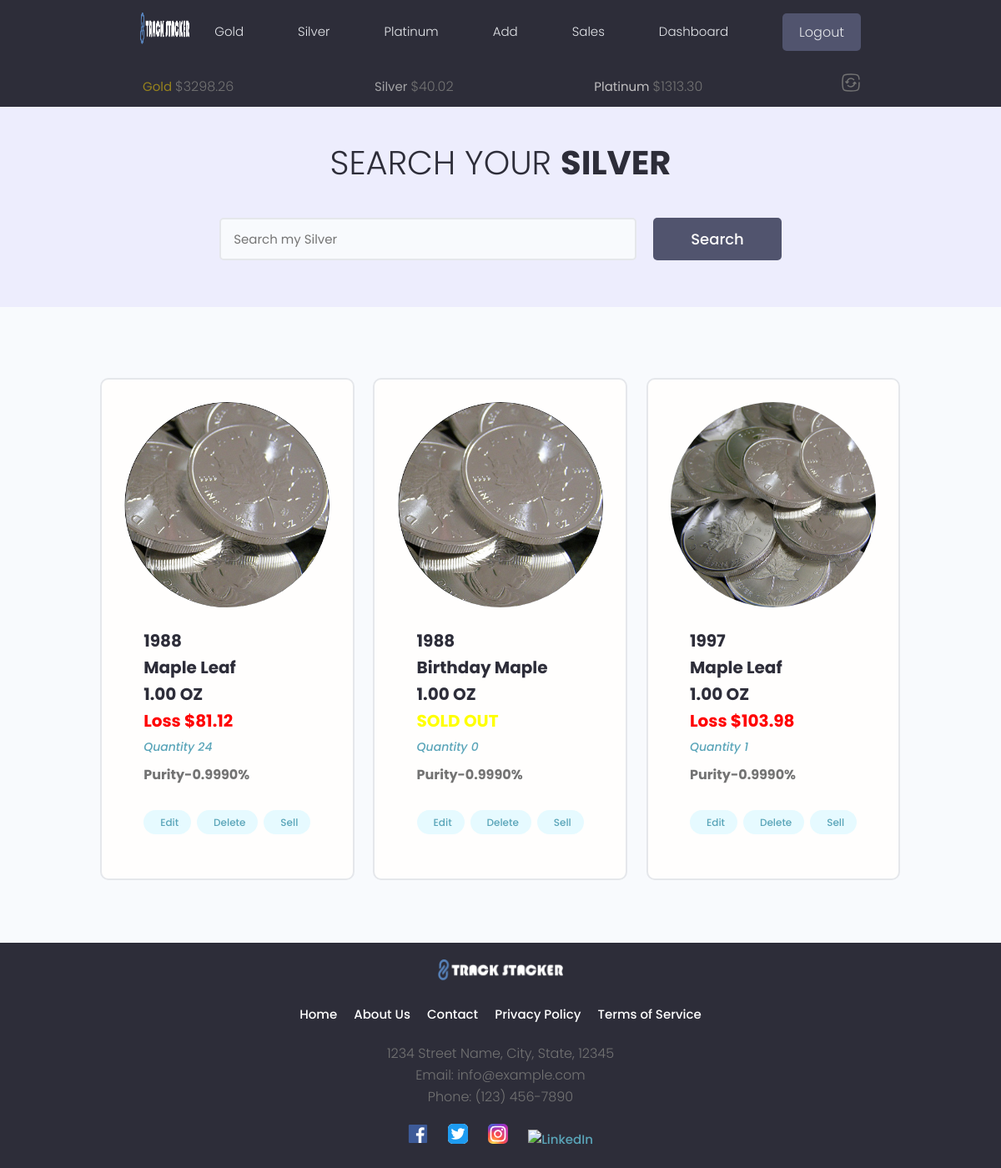
Screenshot of /silver/ (signed in) with the database file from the repository.
### tracker/models.py (models this page shows, shortened)
class MetalsData(models.Model):
    owner = models.OneToOneField(Profile, on_delete=models.CASCADE)
    timestamp = models.IntegerField(default=0)
    rates = models.JSONField(default=dict)
    currency = models.CharField(max_length=30)
    current_gold_price = models.DecimalField(max_digits=30, decimal_places=2, default=0)
    current_silver_price = models.DecimalField(max_digits=30, decimal_places=2, default=0)
    current_platinum_price = models.DecimalField(max_digits=30, decimal_places=2, default=0)
    class Meta:
        verbose_name_plural = "Metals Data"

class Silver(models.Model):
    METAL_TYPES = (
        ('gold', 'Gold'),
        ('silver', 'Silver'),
        ('platinum', 'Platinum'),
    )
    BAR_ROUND_MISC = (
        ('bar', 'Bar'),
        ('round', 'Round'),
        ('misc', 'Misc'),
    )
    UNIT_CHOICES = [
        ('GRAMS', 'Grams'),
        ('TROY_OUNCES', 'Troy Ounces'),
    ]
    COA_PRESENT = [
        ('yes', 'Yes'),
        ('no', 'No'),
    ]
    owner = models.ForeignKey(Profile, on_delete=models.CASCADE, default=None, null=True, blank=True, unique=False)
    metal_type = models.CharField(max_length=100, choices=METAL_TYPES, default='')
    item_type = models.CharField(max_length=100, choices=BAR_ROUND_MISC, default='round')
    coa_present = models.CharField(max_length=100, choices=COA_PRESENT, default='no')
    item_year =models.PositiveIntegerField(null=True, blank=True, default=None)
    item_name = models.CharField(max_length=100)
    item_about = models.TextField(max_length=500, null=True, blank=True, default="")
    featured_image = models.ImageField(default='images/silver_avatar.jpg', null=True, blank=True)
    purity = models.DecimalField(max_digits=15, decimal_places=4, null=True, blank=True)
    quantity = models.IntegerField()
    weight_troy_oz = models.DecimalField(max_digits=30, decimal_places=4)
    weight_grams = models.DecimalField(max_digits=30, decimal_places=4, default=0.00)
    cost_to_purchase = models.DecimalField(max_digits=20, decimal_places=2)
    spot_at_purchase = models.DecimalField(max_digits=20, decimal_places=2, null=True, blank=True, default=None)
    premium = models.DecimalField(max_digits=20, decimal_places=2, null=True, blank=True, default=0.00)
    shipping_cost = models.DecimalField(max_digits=15, decimal_places=2, null=True, blank=True)
    purchased_from = models.CharField(max_length=100)
    created = models.DateTimeField(auto_now_add=True)
    cost_per_unit = models.DecimalField(max_digits=20, decimal_places=2, null=True, blank=True, default=0.00)
    total_cost_per_unit = models.DecimalField(max_digits=20, decimal_places=2, null=True, blank=True, default=0.00)
    weight_per_unit = models.DecimalField(max_digits=20, decimal_places=4, default=0.00)
    initial_weight_unit = models.CharField(max_length=50, choices=UNIT_CHOICES, default='TROY_OUNCES')
    id = models.UUIDField(default=uuid.uuid4, primary_key=True, editable=False)
    class Meta:
        verbose_name_plural = "Silver"
    def calculate_profit(self, spot_price):
        if self.quantity > 0:
            try:
                melt_value = Decimal(self.weight_troy_oz) * Decimal(spot_price)
                profit = melt_value - (self.total_cost_per_unit * self.quantity)
            except Exception as e:
                print(f'There has been an error {e}')
            return profit
        else:
            profit = 0.00
            return profit

### tracker/views.py (the view, shortened to what this page needs)
# urls.py: path('<str:metal_type>/', views.metalPage, name='metal_page'),
@login_required(login_url='login-user')
def metalPage(request, metal_type):
    metals_data, created = MetalsData.objects.get_or_create(owner=request.user.profile)
    five_minutes_later = metals_data.timestamp + 300
    unix_time_now = int(time.time())
    if metals_data.current_gold_price == 0:
        metals_data.get_api_data(request.user)
    elif (unix_time_now - five_minutes_later) > 300:
        print('strawberry pancakes')
    gold_price = metals_data.current_gold_price
    silver_price = metals_data.current_silver_price
    platinum_price = metals_data.current_platinum_price
    print(f"Gold {gold_price}")
    print(f"Silver {silver_price}")
    print(f"Platinum {platinum_price}")
    metal_objects = None
    template_name = None
    results, search_query = searchMetals(request)
    if metal_type == 'gold':
        spot_price = gold_price
        if search_query:
            metal_objects = results.get('gold_items')
        else:
            metal_objects = Gold.objects.filter(owner=request.user.profile)
        template_name = 'tracker/gold.html'
    elif metal_type == 'silver':
        spot_price = silver_price
        if search_query:
            metal_objects = results.get('silver_items')
        else:
            metal_objects = Silver.objects.filter(owner=request.user.profile)
        template_name = 'tracker/silver.html'
    else:
        raise Http404
    if metal_objects:
        custom_range, metal_objects = paginateMetals(request, metal_objects, 6)
        for object in metal_objects:
            object.profit = object.calculate_profit(spot_price)
        for object in metal_objects:
            object.weight = object.weight_per_unit
        context = {
            'object.weight': object.weight,
            'object.profit': object.profit,
            'spot_price': spot_price,
            'custom_range': custom_range,
            'metal_type': metal_type,
            'metal_objects': metal_objects,
            'search_query': search_query
        }
    return render(request, template_name, context)

### tracker/templates/tracker/silver.html (shortened to what this page needs)
{% extends 'main.html' %}
{% block content %}
{% load static %}
{% load multiply %}
{% load custom_filters %}
<main class="projects">
    <section class="hero-section text-center">
      <div class="container container--narrow">
        <div class="hero-section__box">
          <h2>Search your <span>Silver</span></h2>
        </div>
        <div class="hero-section__search">
          <form class="form" action="{% url 'metal_page' metal_type=metal_type %} " method="get">
            <div class="form__field">
              <input class="input input--text" id="formInput#search" type="text" name="search_query"
                placeholder="Search my Silver" />
            </div>
            <input class="btn btn--sub btn--lg" type="submit" value="Search" placeholder="{{search_query}}" />
          </form>
        </div>
      </div>
    </section>
    <section class="projectsList">
      <div class="container">
        <div class="grid grid--three">
          {% if search_query %}
          {% for object in metal_objects %}
          <div class="column">
            <div class="card project">
              <a href="{% url 'singleMetal' metal_type='silver' pk=object.pk %}" class="project">
                {% if object.featured_image.url != None %}
                <div class="project__thumbnail metal__thumbnail" style="background-image: url('{{ object.featured_image.url }}')">
                </div>
                {% else %}
                <div class="project__thumbnail metal__thumbnail" style="background-image: url('{% static 'images/default.jpg' %}')">
                </div>
                {% endif %}
                <div class="card__body">
                  <h3 class="project__title">{{object.item_year}}</h3>
                  <h3 class="project__title">{{object.item_name}}</h3>
                  {% if object.initial_weight_unit == 'TROY_OUNCES' %}
                  <h3 class="project__title">{{object.weight|floatformat:2}} OZ</h3>
                  {% else %}
                  <h3 class="project__title">{{object.weight|floatformat:2}} Gram{{object.weight|floatformat:2|pluralize}}</h3>
                  {% endif %}
                  {% if object.quantity > 0 %}
                    {% if object.profit > 0 %}
                    <h3 class="project__title profit_plus">Profit ${{object.profit|floatformat:2}}</h3>
                    {% elif object.profit == 0 %}
                    <h3 class="project__title profit_neutral">{{object.profit|floatformat:2}}</h3>
                    {% else %}
                    <h3 class="project__title profit_minus">Loss ${{object.profit|absolute|floatformat:2}}</h3>
                    {% endif %}
                  {% else %}
                    <h3 class="project__title profit_neutral">SOLD OUT</h3>
                  {% endif %}
                  <p><a class="project__author" href="{% url 'singleMetal' metal_type='silver' pk=object.pk %}">Quantity {{object.quantity}}</a></p>
                  <p class="project--rating">
                    <span style="font-weight: bold;">Purity-{{object.purity}}%</span>
                  </p>
                  <p class="project--rating">
                    <a class="tag tag--pill tag--main settings__btn" href="{% url 'editPage' metal_type=object.metal_type pk=object.pk %}"><i class="im im-edit"></i> Edit</a>
                    <a class="tag tag--pill tag--main settings__btn" href="{% url 'deletePage' metal_type=object.metal_type pk=object.pk %}"><i class="im im-edit"></i> Delete</a>
                    <a class="tag tag--pill tag--main settings__btn" href="{% url 'sellPage' metal_type=object.metal_type pk=object.pk %}"><i class="im im-edit"></i> Sell</a>
                  </p>
                </div>
              </a>
            </div>
          </div>
          {% endfor %}
          {% else %}
          {% for object in metal_objects %}
          <div class="column">
            <div class="card project">
              <a href="{% url 'singleMetal' metal_type='silver' pk=object.pk %}" class="project">
                {% if object.featured_image.url != None %}
                <div class="project__thumbnail metal__thumbnail" style="background-image: url('{{ object.featured_image.url }}')">
                </div>
                {% else %}
                <div class="project__thumbnail metal__thumbnail" style="background-image: url('{% static 'images/default.jpg' %}')">
                </div>
                {% endif %}
                <div class="card__body">
                  <h3 class="project__title">{{object.item_year}}</h3>
                  <h3 class="project__title">{{object.item_name}}</h3>
                  {% if object.initial_weight_unit == 'TROY_OUNCES' %}
                  <h3 class="project__title">{{object.weight|floatformat:2}} OZ</h3>
                  {% else %}
                  <h3 class="project__title">{{object.weight|floatformat:2}} Gram{{object.weight|floatformat:2|pluralize}}</h3>
                  {% endif %}
                  {% if object.quantity > 0 %}
                    {% if object.profit > 0 %}
                    <h3 class="project__title profit_plus">Profit ${{object.profit|floatformat:2}}</h3>
                    {% elif object.profit == 0 %}
                    <h3 class="project__title profit_neutral">{{object.profit|floatformat:2}}</h3>
                    {% else %}
                    <h3 class="project__title profit_minus">Loss ${{object.profit|absolute|floatformat:2}}</h3>
                    {% endif %}
                  {% else %}
                    <h3 class="project__title profit_neutral">SOLD OUT</h3>
                  {% endif %}
                  <p><a class="project__author" href="{% url 'singleMetal' metal_type='silver' pk=object.pk %}">Quantity {{object.quantity}}</a></p>
                  <p class="project--rating">
                    <span style="font-weight: bold;">Purity-{{object.purity}}%</span>
                  </p>
                  <p class="project--rating">
                    <a class="tag tag--pill tag--main settings__btn" href="{% url 'editPage' metal_type=object.metal_type pk=object.pk %}"> Edit</a>
                    <a class="tag tag--pill tag--main settings__btn" href="{% url 'deletePage' metal_type=object.metal_type pk=object.pk %}"> Delete</a>
                    <a class="tag tag--pill tag--main settings__btn" href="{% url 'sellPage' metal_type=object.metal_type pk=object.pk %}"> Sell</a>
                  </p>
                </div>
              </a>
            </div>
          </div>
          {% endfor %}
          {% endif %}
        </div>
      </div>
    </section>
  </main>
{% endblock content %}

### templates/sub_header.html (shortened to what this page needs)
{% load static %}
<div id="sticky-bar">
  <header class="subheader">
    <div class="container container--narrow">
      <nav class="subheader__nav">
        <ul>
          <li class="subheader__menuItem" id="goldspot">Gold&nbsp;<span>${{gold_price}}</span></li>
          <li class="subheader__menuItem" id="silverspot">Silver&nbsp;<span>${{silver_price}}</span></li>
          <li class="subheader__menuItem" id="platinumspot">Platinum&nbsp;<span>${{platinum_price}}</span></li>
          <li class="subheader__menuItem"><a><span class="solar--refresh-square-broken" id="update-metals-data-button"></span></a></li>
        </ul>
      </nav>
    </div>
  </header>
</div>

### rows the page displays
MetalsData: current_gold_price "3298.26", current_silver_price "40.02", current_platinum_price "1313.30"
Silver: featured_image (picture), item_year "1988", item_name "Maple Leaf", weight "1.00", profit|absolute "81.12", quantity "24", purity "0.9990"
Silver: featured_image (picture), item_year "1988", item_name "Birthday Maple", weight "1.00", shows "SOLD OUT", quantity "0", purity "0.9990"
Silver: featured_image (picture), item_year "1997", item_name "Maple Leaf", weight "1.00", profit|absolute "103.98", quantity "1", purity "0.9990"
